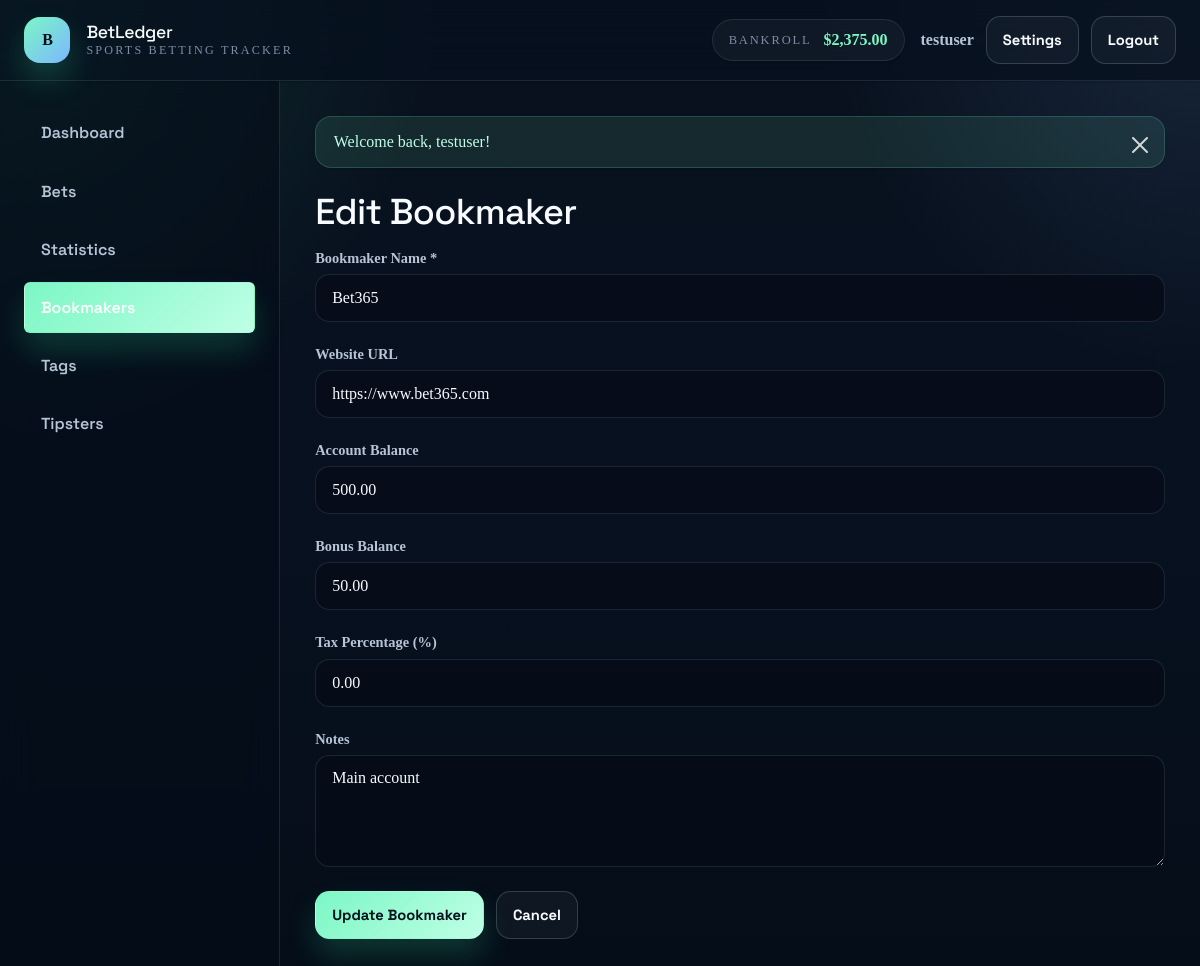
Page /bookmakers/1/edit (signed in) on the committed database.
### tables this page shows
CREATE TABLE users (
    id INT PRIMARY KEY AUTO_INCREMENT,
    username VARCHAR(50) UNIQUE NOT NULL,
    email VARCHAR(120) UNIQUE NOT NULL,
    password_hash VARCHAR(255) NOT NULL,
    currency VARCHAR(3) DEFAULT 'USD',
    timezone VARCHAR(50) DEFAULT 'UTC',
    odds_format VARCHAR(20) DEFAULT 'decimal',
    date_format VARCHAR(20) DEFAULT 'Y-m-d',
    bankroll_start DECIMAL(12, 2) DEFAULT 0,
    created_at TIMESTAMP DEFAULT CURRENT_TIMESTAMP,
    updated_at TIMESTAMP DEFAULT CURRENT_TIMESTAMP ON UPDATE CURRENT_TIMESTAMP,
    deleted_at TIMESTAMP NULL,
    INDEX idx_email (email),
    INDEX idx_username (username)
);

CREATE TABLE bookmakers (
    id INT PRIMARY KEY AUTO_INCREMENT,
    user_id INT NOT NULL,
    name VARCHAR(100) NOT NULL,
    url VARCHAR(255),
    account_balance DECIMAL(12, 2) DEFAULT 0,
    bonus_balance DECIMAL(12, 2) DEFAULT 0,
    tax_percentage DECIMAL(5, 2) DEFAULT 0,
    notes TEXT,
    is_archived BOOLEAN DEFAULT FALSE,
    created_at TIMESTAMP DEFAULT CURRENT_TIMESTAMP,
    updated_at TIMESTAMP DEFAULT CURRENT_TIMESTAMP ON UPDATE CURRENT_TIMESTAMP,
    FOREIGN KEY (user_id) REFERENCES users(id) ON DELETE CASCADE,
    INDEX idx_user_id (user_id),
    INDEX idx_name (name)
);

### src/views/bookmakers/edit.php (called while the page is built, shortened)
<?php
include __DIR__ . '/../layout.php';
?>

### src/controllers/BookmakerController.php (called while the page is built, shortened)
<?php
class BookmakerController {
    public static function showEdit($bookmakerId) {
        $userId = getCurrentUserId();
        $bookmakerModel = new Bookmaker();
        $bookmaker = $bookmakerModel->getById($bookmakerId, $userId);
        include __DIR__ . '/../views/bookmakers/edit.php';
    }
}

### config/helpers.php (called while the page is built, shortened)
<?php
function sanitize($input) {
    return htmlspecialchars($input, ENT_QUOTES, 'UTF-8');
}
function formatCurrency($amount, $currency = 'USD', $decimals = 2) {
    $symbols = CURRENCY_SYMBOLS;
    $symbol = isset($symbols[$currency]) ? $symbols[$currency] : '$';
    $formatted = number_format($amount, $decimals, '.', ',');
    return $symbol . $formatted;
}
function isLoggedIn() {
    return isset($_SESSION['user_id']);
}
function getCurrentUserId() {
    return $_SESSION['user_id'] ?? null;
}
function getCurrentUser() {
    $db = Database::getInstance()->getConnection();
    $stmt = $db->prepare('SELECT * FROM users WHERE id = ?');
    $stmt->execute([getCurrentUserId()]);
    return $stmt->fetch();
}
function getFlash($type) {
    if (isset($_SESSION['flash'][$type])) {
        $message = $_SESSION['flash'][$type];
        return $message;
    }
    return null;
}
function hasFlash($type) {
    return isset($_SESSION['flash'][$type]);
}

### config/Database.php (called while the page is built, shortened)
<?php
class Database {
    private static $instance = null;
    private $connection = null;
    private function __construct() {
        try {
            $dsn = 'mysql:host=' . DB_HOST . ';port=' . DB_PORT . ';dbname=' . DB_NAME . ';charset=utf8mb4';
            $this->connection = new PDO(
                $dsn,
                DB_USER,
                DB_PASS,
                [
                    PDO::ATTR_ERRMODE => PDO::ERRMODE_EXCEPTION,
                    PDO::ATTR_DEFAULT_FETCH_MODE => PDO::FETCH_ASSOC,
                    PDO::ATTR_EMULATE_PREPARES => false,
                    PDO::MYSQL_ATTR_INIT_COMMAND => "SET NAMES utf8mb4 COLLATE utf8mb4_unicode_ci"
                ]
            );
        } catch (PDOException $e) {
            die('Database Connection Error: ' . $e->getMessage());
        }
    }
    public static function getInstance() {
        if (self::$instance === null) {
            self::$instance = new Database();
        }
        return self::$instance;
    }
    public function getConnection() {
        return $this->connection;
    }
}

### src/models/User.php (called while the page is built, shortened)
<?php
class User {
    private $db;
    public function __construct() {
        $this->db = Database::getInstance()->getConnection();
    }
    public function getCurrentBankroll($userId) {
        $stmt = $this->db->prepare('
            SELECT SUM(account_balance + bonus_balance) as total_balance
            FROM bookmakers
            WHERE user_id = ? AND is_archived = 0
        ');
        $stmt->execute([$userId]);
        $result = $stmt->fetch();
        return $result['total_balance'] ?? 0;
    }
}

### src/models/Bookmaker.php (called while the page is built, shortened)
<?php
class Bookmaker {
    private $db;
    public function __construct() {
        $this->db = Database::getInstance()->getConnection();
    }
    public function getById($bookmakerId, $userId) {
        $stmt = $this->db->prepare('SELECT * FROM bookmakers WHERE id = ? AND user_id = ?');
        $stmt->execute([$bookmakerId, $userId]);
        return $stmt->fetch();
    }
}

### src/views/bookmakers/edit-content.php (the view, shortened to what this page needs)
<div class="form-container">
    <h1>Edit Bookmaker</h1>
    <form method="POST" action="/bookmakers/<?php echo $bookmaker['id']; ?>/edit" class="form">
        <div class="form-group">
            <label for="name">Bookmaker Name *</label>
            <input type="text" id="name" name="name" value="<?php echo sanitize($bookmaker['name']); ?>" required>
        </div>
        <div class="form-group">
            <label for="url">Website URL</label>
            <input type="url" id="url" name="url" value="<?php echo sanitize($bookmaker['url'] ?? ''); ?>">
        </div>
        <div class="form-group">
            <label for="account_balance">Account Balance</label>
            <input type="number" id="account_balance" name="account_balance" step="0.01" value="<?php echo number_format($bookmaker['account_balance'], 2); ?>">
        </div>
        <div class="form-group">
            <label for="bonus_balance">Bonus Balance</label>
            <input type="number" id="bonus_balance" name="bonus_balance" step="0.01" value="<?php echo number_format($bookmaker['bonus_balance'], 2); ?>">
        </div>
        <div class="form-group">
            <label for="tax_percentage">Tax Percentage (%)</label>
            <input type="number" id="tax_percentage" name="tax_percentage" step="0.01" min="0" max="100" value="<?php echo number_format($bookmaker['tax_percentage'] ?? 0, 2); ?>" placeholder="E.g., 5 for 5%">
        </div>
        <div class="form-group">
            <label for="notes">Notes</label>
            <textarea id="notes" name="notes" rows="4"><?php echo sanitize($bookmaker['notes'] ?? ''); ?></textarea>
        </div>
        <div class="form-actions">
            <button type="submit" class="btn btn-primary">Update Bookmaker</button>
            <a href="/bookmakers" class="btn btn-secondary">Cancel</a>
        </div>
    </form>
</div>

### src/views/layout.php (shortened to what this page needs)
<!DOCTYPE html>
<html lang="en">
<head>
    <link href="https://cdn.jsdelivr.net/npm/bootstrap@5.3.3/dist/css/bootstrap.min.css" rel="stylesheet">
    <link rel="stylesheet" href="/css/style.css">
</head>
<body class="<?php echo isLoggedIn() ? 'app-shell authenticated-shell' : 'app-shell guest-shell'; ?>">
    <?php $currentRoute = $request_uri ?? ''; ?>
    <div class="app-shell-frame">
        <header class="app-header">
            <div class="container-fluid px-4 py-3 header-content">
                <a href="/" class="logo text-decoration-none">
                    <?php if (isLoggedIn()): ?>
                    <span class="brand-mark"><?php echo substr(APP_NAME, 0, 1); ?></span>
                    <?php endif; ?>
                    <span>
                        <h1><?php echo APP_NAME; ?></h1>
                        <span class="tagline">Sports betting tracker</span>
                    </span>
                </a>
                <?php if (isLoggedIn()): ?>
                <div class="header-right">
                    <div class="bankroll-display">
                        <?php
                        $user = new User();
                        $bankroll = $user->getCurrentBankroll(getCurrentUserId());
                        $currency = getCurrentUser()['currency'] ?? 'USD';
                        ?>
                        <span class="label">Bankroll</span>
                        <span class="amount <?php echo $bankroll < 0 ? 'negative' : 'positive'; ?>">
                            <?php echo formatCurrency($bankroll, $currency); ?>
                        </span>
                    </div>
                    <div class="user-menu">
                        <span class="username"><?php echo sanitize(getCurrentUser()['username']); ?></span>
                        <a href="/settings" class="btn btn-outline-light btn-sm">Settings</a>
                        <a href="/logout" class="btn btn-light btn-sm">Logout</a>
                    </div>
                </div>
                <?php endif; ?>
            </div>
        </header>
        <div class="main-layout">
            <?php if (isLoggedIn()): ?>
            <aside class="sidebar">
                <div class="sidebar-inner">
                    <nav class="nav-menu nav nav-pills flex-column">
                        <a href="/" class="nav-item nav-link <?php echo ($currentRoute === '' || $currentRoute === 'dashboard') ? 'active' : ''; ?>">Dashboard</a>
                        <a href="/bets" class="nav-item nav-link <?php echo strpos($currentRoute, 'bets') === 0 ? 'active' : ''; ?>">Bets</a>
                        <a href="/statistics" class="nav-item nav-link <?php echo strpos($currentRoute, 'statistics') === 0 ? 'active' : ''; ?>">Statistics</a>
                        <a href="/bookmakers" class="nav-item nav-link <?php echo strpos($currentRoute, 'bookmakers') === 0 ? 'active' : ''; ?>">Bookmakers</a>
                        <a href="/tags" class="nav-item nav-link <?php echo strpos($currentRoute, 'tags') === 0 ? 'active' : ''; ?>">Tags</a>
                        <a href="/tipsters" class="nav-item nav-link <?php echo strpos($currentRoute, 'tipsters') === 0 ? 'active' : ''; ?>">Tipsters</a>
                    </nav>
                </div>
            </aside>
            <?php endif; ?>
            <main class="main-content">
                <?php if (hasFlash('success')): ?>
                <div class="alert alert-success alert-dismissible fade show" role="alert">
                    <?php echo getFlash('success'); ?>
                    <button type="button" class="btn-close" data-bs-dismiss="alert" aria-label="Close"></button>
                </div>
                <?php endif; ?>
                <?php include $content_view; ?>
            </main>
        </div>
    </div>
</body>
</html>

### rows in the picture
users: username "testuser"
bookmakers: name "Bet365", url "https://www.bet365.com", account_balance "500.00", bonus_balance "50.00", tax_percentage "0.00", notes "Main account"

### other values in the picture
substr(APP_NAME, 0, 1) "B"
APP_NAME "BetLedger"
formatCurrency($bankroll, $currency) "$2,375.00"
getFlash('success') "Welcome back, testuser!"
